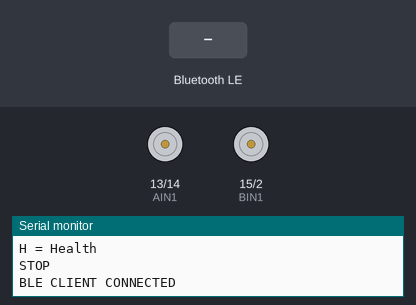
Recording of a sketch running on a simulated ESP32. Parts: motor-driver pin pairs drawn as motors (green arrow = first pin HIGH = forward, orange = second pin HIGH = backward, longer = more drive), the last lines printed to the serial monitor. The inputs (shaded band) are chosen by the test bench. Nothing arrives over Bluetooth unless stated; a phone connects over Bluetooth LE 3 s after start.

Above: at 4.2 s.
4.3 s: Bluetooth LE write "B" received
At 4.55 s:
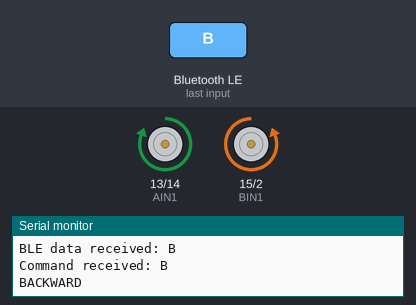
6.3 s: Bluetooth LE write "L" received
At 6.7 s:
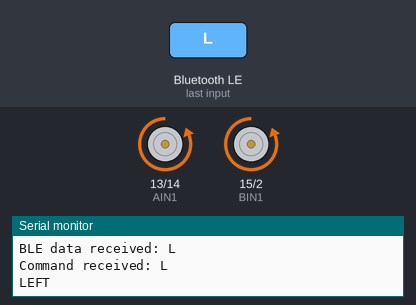
8.3 s: Bluetooth LE write "R" received
At 8.7 s:
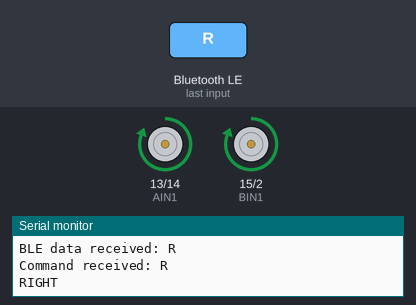
10.3 s: Bluetooth LE write "F" received
At 10.55 s:
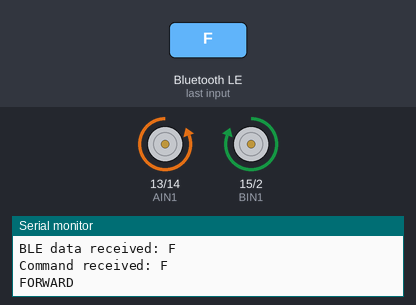
Timing chart, 0 to 13.3 s (numbered marks = the images above; inputs shaded):
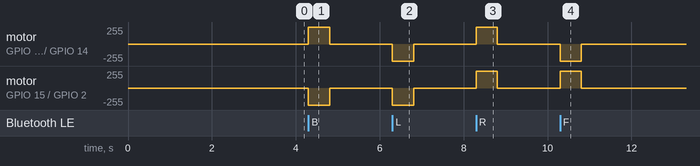

The sketch:

wall_y_watchdog.ino
```cpp
// Optional watchdog variant. Original sketch remains in ../wall_y/.
// Set DEVICE_NAME to Eeva for the second robot; verify its motor pins first.
#include <freertos/FreeRTOS.h>
#include <freertos/semphr.h>
#include <BLEDevice.h>
#include <BLEServer.h>
#include <BLEUtils.h>
#include <BLE2902.h>

// ===========================
// BLE
// ===========================

const char* DEVICE_NAME = "WALL-Y";

// Random custom UUIDs
#define SERVICE_UUID        "12345678-1234-1234-1234-1234567890ab"
#define COMMAND_CHAR_UUID   "abcdefab-1234-5678-1234-abcdefabcdef"

BLECharacteristic* commandCharacteristic;

bool deviceConnected = false;
SemaphoreHandle_t motorLock;
unsigned long lastMotionCommand = 0;
bool motionActive = false;
const unsigned long COMMAND_TIMEOUT_MS = 500;


// ===========================
// MOTOR PINS
// ===========================

// Left motor
#define AIN1 13
#define AIN2 14

// Right motor
#define BIN1 15
#define BIN2 2


// ===========================
// MOTOR HELPERS
// ===========================

void stopMotors() {
  motionActive = false;

  digitalWrite(AIN1, LOW);
  digitalWrite(AIN2, LOW);

  digitalWrite(BIN1, LOW);
  digitalWrite(BIN2, LOW);

  Serial.println("STOP");
}

void forward() {

  // Left motor forward
  digitalWrite(AIN1, LOW);
  digitalWrite(AIN2, HIGH);

  // Right motor forward (reversed electrically)
  digitalWrite(BIN1, HIGH);
  digitalWrite(BIN2, LOW);

  Serial.println("FORWARD");
}

void backward() {

  // Left motor backward
  digitalWrite(AIN1, HIGH);
  digitalWrite(AIN2, LOW);

  // Right motor backward
  digitalWrite(BIN1, LOW);
  digitalWrite(BIN2, HIGH);

  Serial.println("BACKWARD");
}

void left() {

  // Left wheel backward
  digitalWrite(AIN1, LOW);
  digitalWrite(AIN2, HIGH);

  // Right wheel forward
  digitalWrite(BIN1, LOW);
  digitalWrite(BIN2, HIGH);

  Serial.println("LEFT");
}

void right() {

  // Left wheel forward
  digitalWrite(AIN1, HIGH);
  digitalWrite(AIN2, LOW);

  // Right wheel backward
  digitalWrite(BIN1, HIGH);
  digitalWrite(BIN2, LOW);

  Serial.println("RIGHT");
}


// ===========================
// COMMAND HANDLER
// ===========================

void handleCommand(char command) {

  if (command >= 'a' && command <= 'z') {
    command = command - 32;
  }

  Serial.print("Command received: ");
  Serial.println(command);

  // Callers hold motorLock. H and invalid commands never extend motion.
  if (command == 'F' || command == 'B' || command == 'L' || command == 'R') {
    lastMotionCommand = millis();
    motionActive = true;
  }
  switch (command) {

    case 'F':
      forward();
      break;

    case 'B':
      backward();
      break;

    case 'L':
      left();
      break;

    case 'R':
      right();
      break;

    case 'S':
      stopMotors();
      break;

    case 'H':
      Serial.println("HEALTH: ONLINE");
      break;

    default:
      Serial.println("UNKNOWN COMMAND");
      break;
  }
}


// ===========================
// BLE CALLBACKS
// ===========================

class ServerCallbacks : public BLEServerCallbacks {

  void onConnect(BLEServer* pServer) {

    xSemaphoreTake(motorLock, portMAX_DELAY);
    deviceConnected = true;

    // Make sure robot is stationary when a client connects
    stopMotors();

    xSemaphoreGive(motorLock);
    Serial.println("BLE CLIENT CONNECTED");
  }

  void onDisconnect(BLEServer* pServer) {

    xSemaphoreTake(motorLock, portMAX_DELAY);
    deviceConnected = false;

    Serial.println("BLE CLIENT DISCONNECTED");

    // Safety stop if controller disconnects
    stopMotors();

    xSemaphoreGive(motorLock);

    // Start advertising again
    BLEDevice::startAdvertising();

    Serial.println("Advertising restarted");
  }
};


class CommandCallbacks : public BLECharacteristicCallbacks {

  void onWrite(BLECharacteristic* pCharacteristic) {

    String value = pCharacteristic->getValue();

    if (value.length() == 0) {
      return;
    }

    Serial.print("BLE data received: ");

    for (int i = 0; i < value.length(); i++) {
      Serial.print(value[i]);
    }

    Serial.println();

    char command = value[0];

    xSemaphoreTake(motorLock, portMAX_DELAY);
    if (deviceConnected) handleCommand(command);
    xSemaphoreGive(motorLock);
  }
};


// ===========================
// SETUP
// ===========================

void setup() {

  Serial.begin(115200);


  // Configure motor pins immediately
  pinMode(AIN1, OUTPUT);
  pinMode(AIN2, OUTPUT);
  pinMode(BIN1, OUTPUT);
  pinMode(BIN2, OUTPUT);

  // Force all motor-control pins LOW immediately
  digitalWrite(AIN1, LOW);
  digitalWrite(AIN2, LOW);
  digitalWrite(BIN1, LOW);
  digitalWrite(BIN2, LOW);

  motorLock = xSemaphoreCreateMutex();
  if (motorLock == nullptr) {
    // Do not initialize BLE if synchronization could not be allocated.
    while (true) delay(1000);
  }

  // Always boot stopped
  stopMotors();

  Serial.println();
  Serial.println("Starting BLE...");

  // Start BLE
  BLEDevice::init(DEVICE_NAME);

  // Create server
  BLEServer* server = BLEDevice::createServer();

  server->setCallbacks(
    new ServerCallbacks()
  );

  // Create service
  BLEService* service =
    server->createService(SERVICE_UUID);

  // Create command characteristic
  commandCharacteristic =
    service->createCharacteristic(
      COMMAND_CHAR_UUID,
      BLECharacteristic::PROPERTY_WRITE |
      BLECharacteristic::PROPERTY_WRITE_NR
    );

  commandCharacteristic->setCallbacks(
    new CommandCallbacks()
  );

  // Start service
  service->start();

  // Start advertising
  BLEAdvertising* advertising =
    BLEDevice::getAdvertising();

  advertising->addServiceUUID(
    SERVICE_UUID
  );

  advertising->setScanResponse(true);

  BLEDevice::startAdvertising();

  Serial.println("BLE ready");
  Serial.print("Device name: ");
  Serial.println(DEVICE_NAME);

  Serial.println();
  Serial.println("Commands:");
  Serial.println("F = Forward");
  Serial.println("B = Backward");
  Serial.println("L = Left");
  Serial.println("R = Right");
  Serial.println("S = Stop");
  Serial.println("H = Health");
}


// ===========================
// LOOP
// ===========================

void loop() {
  xSemaphoreTake(motorLock, portMAX_DELAY);
  if (!deviceConnected || (motionActive &&
      (unsigned long)(millis() - lastMotionCommand) >= COMMAND_TIMEOUT_MS)) {
    if (motionActive) stopMotors();
    digitalWrite(AIN1, LOW);
    digitalWrite(AIN2, LOW);
    digitalWrite(BIN1, LOW);
    digitalWrite(BIN2, LOW);
  }
  xSemaphoreGive(motorLock);
  delay(10);
}
```

Measured:
- after the input at 4.3 s, motor on GPIO 13 (AIN1) / GPIO 14 (AIN2): stopped → forward 255/255 at once, → stopped 0.50 s later; motor on GPIO 15 (BIN1) / GPIO 2 (BIN2): stopped → backward 255/255 at once, → stopped 0.50 s later
- after the input at 6.3 s, motor on GPIO 13 (AIN1) / GPIO 14 (AIN2), motor on GPIO 15 (BIN1) / GPIO 2 (BIN2): stopped → backward 255/255 at once, → stopped 0.51 s later
- after the input at 8.3 s, motor on GPIO 13 (AIN1) / GPIO 14 (AIN2), motor on GPIO 15 (BIN1) / GPIO 2 (BIN2): stopped → forward 255/255 at once, → stopped 0.50 s later
- after the input at 10.3 s, motor on GPIO 13 (AIN1) / GPIO 14 (AIN2): stopped → backward 255/255 at once, → stopped 0.50 s later; motor on GPIO 15 (BIN1) / GPIO 2 (BIN2): stopped → forward 255/255 at once, → stopped 0.50 s later
